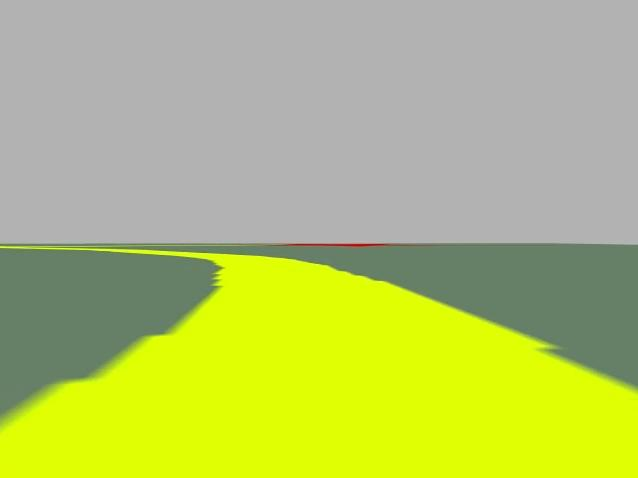
#> input picture src/tutorial/src/scripts/test1.jpg, 638 x 478 px
$ python canny_edge.py
#> lines starting #> are read from the running program, lines starting #| are printed output that depends on the picture; after the words box and inside, x2 and y2 are one past the last pixel; in counts of white or black regions, pixels touching at a corner belong together
#!/usr/bin/env python3
import numpy as np
import cv2 as cv
from matplotlib import pyplot as plt
img = cv.imread('test1.jpg')
#> img is the input picture: shape (478, 638, 3); mean B, G, R 109, 194.4, 180.1
edges = cv.Canny(img,50,100)
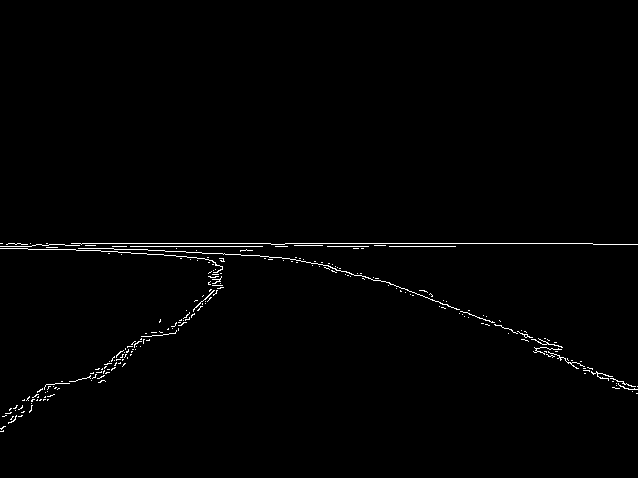
#> edges: shape (478, 638); 0.97% white in thin lines or dots, all inside (x1, y1, x2, y2) = (0, 243, 638, 432)
plt.subplot(121),plt.imshow(img,cmap = 'gray')
plt.title('Original Image'), plt.xticks([]), plt.yticks([])
plt.subplot(122),plt.imshow(edges,cmap = 'gray')
plt.title('Edge Image'), plt.xticks([]), plt.yticks([])
plt.show()
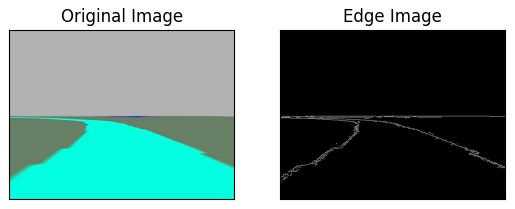
#> figure drawn by matplotlib, 2 panels; B, G, R data is drawn as R, G, B
